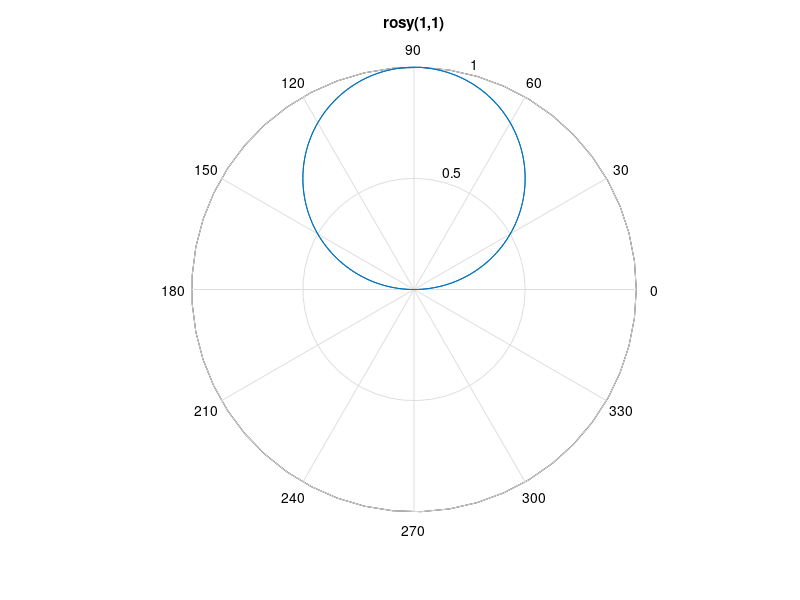

Write MATLAB code to recreate this figure.
function polarrosy(a,b)

if nargin<2, b=1; end
if nargin<1, a=1; end
c=0; d=1; p=a*b;
[t,r]=spiro(a,a,c,d,p,1/2);
polar(a*t,r)
s=sprintf('rosy(%d,%d)',a,b);
title(s)
end
function [t,r]=spiro(a,b,c,d,p,k)
h=k*2*pi/180;
t=(0:h:2*pi)';
r=c+d*sin(t*p);
end
